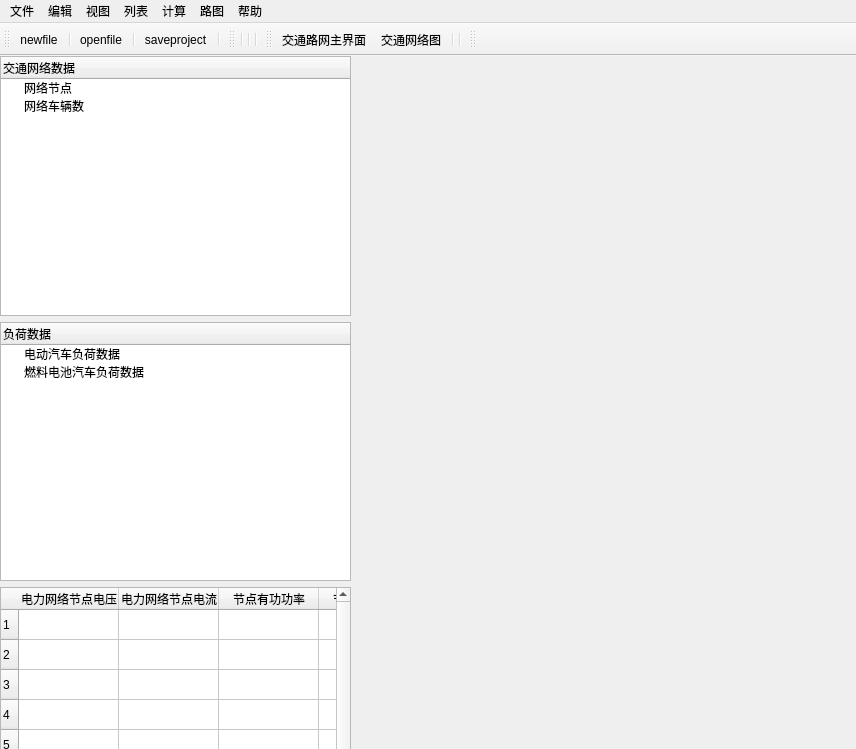
<?xml version="1.0" encoding="UTF-8"?>
<ui version="4.0">
 <class>MainWindow</class>
 <widget class="QMainWindow" name="MainWindow">
  <property name="geometry">
   <rect>
    <x>0</x>
    <y>0</y>
    <width>856</width>
    <height>749</height>
   </rect>
  </property>
  <property name="windowTitle">
   <string>MainWindow</string>
  </property>
  <widget class="QWidget" name="centralWidget">
   <property name="enabled">
    <bool>true</bool>
   </property>
   <property name="font">
    <font>
     <kerning>true</kerning>
    </font>
   </property>
   <widget class="QWidget" name="horizontalLayoutWidget">
    <property name="geometry">
     <rect>
      <x>0</x>
      <y>0</y>
      <width>351</width>
      <height>791</height>
     </rect>
    </property>
    <layout class="QHBoxLayout" name="horizontalLayout">
     <item>
      <layout class="QVBoxLayout" name="verticalLayout_2">
       <item>
        <widget class="QTreeWidget" name="treeWidget_3">
         <column>
          <property name="text">
           <string>交通网络数据</string>
          </property>
         </column>
         <item>
          <property name="text">
           <string>网络节点</string>
          </property>
         </item>
         <item>
          <property name="text">
           <string>网络车辆数</string>
          </property>
         </item>
        </widget>
       </item>
       <item>
        <widget class="QTreeWidget" name="treeWidget_4">
         <column>
          <property name="text">
           <string>负荷数据</string>
          </property>
         </column>
         <item>
          <property name="text">
           <string>电动汽车负荷数据</string>
          </property>
         </item>
         <item>
          <property name="text">
           <string>燃料电池汽车负荷数据</string>
          </property>
         </item>
        </widget>
       </item>
       <item>
        <widget class="QTableWidget" name="tableWidget_3">
         <row>
          <property name="text">
           <string>1</string>
          </property>
         </row>
         <row>
          <property name="text">
           <string>2</string>
          </property>
         </row>
         <row>
          <property name="text">
           <string>3</string>
          </property>
         </row>
         <row>
          <property name="text">
           <string>4</string>
          </property>
         </row>
         <row>
          <property name="text">
           <string>5</string>
          </property>
         </row>
         <row>
          <property name="text">
           <string>6</string>
          </property>
         </row>
         <row>
          <property name="text">
           <string>7</string>
          </property>
         </row>
         <row>
          <property name="text">
           <string>8</string>
          </property>
         </row>
         <row>
          <property name="text">
           <string>9</string>
          </property>
         </row>
         <row>
          <property name="text">
           <string>10</string>
          </property>
         </row>
         <column>
          <property name="text">
           <string>电力网络节点电压</string>
          </property>
         </column>
         <column>
          <property name="text">
           <string>电力网络节点电流</string>
          </property>
         </column>
         <column>
          <property name="text">
           <string>节点有功功率</string>
          </property>
         </column>
         <column>
          <property name="text">
           <string>节点无功功率</string>
          </property>
         </column>
        </widget>
       </item>
      </layout>
     </item>
    </layout>
   </widget>
  </widget>
  <widget class="QMenuBar" name="menuBar">
   <property name="geometry">
    <rect>
     <x>0</x>
     <y>0</y>
     <width>856</width>
     <height>23</height>
    </rect>
   </property>
   <widget class="QMenu" name="menu">
    <property name="tearOffEnabled">
     <bool>false</bool>
    </property>
    <property name="title">
     <string>文件</string>
    </property>
    <widget class="QMenu" name="menu_8">
     <property name="title">
      <string>打开工程文件</string>
     </property>
     <addaction name="action_3_1_AnsysEM_position_0mm_70_2mm_7_02mm_current_0A_200A_20A_3_1_3_2_3_1_3_2_Simulink_Lookup_Table_Lookup_Table_3_2_A_3_3_A_UA_R_A_xA_v_A_IA_A_FA_2_D_Lookup_Table_u1_u2_flux_flux1_flux2_3_3_A_A_1_3_1_3_2_3_3_3_3_0_1_Lookup_Table_C_0_0001_A_3_3_3_4_UABC_IABC_F_v_x_3_4_Lookup_Table_K_0_001_70_2mm_70_2mm_B_C_A_23_4mm_46_8mm_rem_Lookup_Table_F_3_5_3_5_3_4_3_6_Udc_pulse_IABC_UABC_3_6_3_6_Udc_514V_3_7_A_U_A_pulseA_A_IA_A_UA_3_7_A_3_7_1_A_A_UA_U_A_A_A_UA_U_A_UA_3_5_PC_CCC_PWM_3_5_1_3_8_x_PulseABC_3_8_x_1000_70_2mm_70_2mm_Rem_Simulink_70_2_ABC_3_9_A_3_9_A_3_8_A_0_7mm_23_4mm_24_1mm_A_3_5_2_3_10_3_10_180A_180A_180_3_0_180A_UA_U_177A_1_UA_U_3_5_3_PWM_3_11_PWM_DUTY_Pulseabc_pulse_3_11_PWM_PWM_1_50_s_DUTY_0_1_Pulseabc_DUTY_PWM_DUTY"/>
     <addaction name="action_2"/>
     <addaction name="action_6"/>
    </widget>
    <addaction name="separator"/>
    <addaction name="action_3"/>
    <addaction name="separator"/>
    <addaction name="action_23"/>
    <addaction name="action_16"/>
    <addaction name="menu_8"/>
    <addaction name="separator"/>
    <addaction name="action_17"/>
    <addaction name="action_7"/>
    <addaction name="action_8"/>
    <addaction name="action_9"/>
    <addaction name="separator"/>
    <addaction name="action_10"/>
    <addaction name="separator"/>
    <addaction name="action_18"/>
    <addaction name="action_19"/>
    <addaction name="separator"/>
    <addaction name="action_21"/>
    <addaction name="action_22"/>
    <addaction name="action_24"/>
   </widget>
   <widget class="QMenu" name="menu_2">
    <property name="title">
     <string>编辑</string>
    </property>
    <addaction name="action_4"/>
    <addaction name="action_5"/>
    <addaction name="separator"/>
    <addaction name="action_27"/>
    <addaction name="action_28"/>
    <addaction name="action_29"/>
   </widget>
   <widget class="QMenu" name="menu_3">
    <property name="title">
     <string>视图</string>
    </property>
    <addaction name="action_32"/>
    <addaction name="separator"/>
    <addaction name="action_30"/>
    <addaction name="action_31"/>
    <addaction name="separator"/>
    <addaction name="action_41"/>
    <addaction name="action_42"/>
    <addaction name="separator"/>
    <addaction name="action_34"/>
    <addaction name="action_35"/>
    <addaction name="separator"/>
    <addaction name="action_59"/>
    <addaction name="action_37"/>
    <addaction name="separator"/>
    <addaction name="action_44"/>
    <addaction name="separator"/>
    <addaction name="action_46"/>
    <addaction name="action_48"/>
   </widget>
   <widget class="QMenu" name="menu_4">
    <property name="title">
     <string>列表</string>
    </property>
    <addaction name="actionOD"/>
    <addaction name="action_45"/>
   </widget>
   <widget class="QMenu" name="menu_5">
    <property name="title">
     <string>计算</string>
    </property>
    <widget class="QMenu" name="menu_9">
     <property name="title">
      <string>规划模块</string>
     </property>
     <addaction name="action_56"/>
     <addaction name="action_57"/>
     <addaction name="action_58"/>
    </widget>
    <addaction name="action_49"/>
    <addaction name="separator"/>
    <addaction name="menu_9"/>
    <addaction name="action_51"/>
    <addaction name="action_52"/>
    <addaction name="action_53"/>
    <addaction name="separator"/>
   </widget>
   <widget class="QMenu" name="menu_6">
    <property name="title">
     <string>路图</string>
    </property>
    <addaction name="action_60"/>
    <addaction name="separator"/>
    <addaction name="action_62"/>
   </widget>
   <widget class="QMenu" name="menu_7">
    <property name="title">
     <string>帮助</string>
    </property>
   </widget>
   <addaction name="menu"/>
   <addaction name="menu_2"/>
   <addaction name="menu_3"/>
   <addaction name="menu_4"/>
   <addaction name="menu_5"/>
   <addaction name="menu_6"/>
   <addaction name="menu_7"/>
  </widget>
  <widget class="QToolBar" name="toolBar">
   <property name="cursor">
    <cursorShape>ArrowCursor</cursorShape>
   </property>
   <property name="windowTitle">
    <string>toolBar</string>
   </property>
   <attribute name="toolBarArea">
    <enum>TopToolBarArea</enum>
   </attribute>
   <attribute name="toolBarBreak">
    <bool>false</bool>
   </attribute>
   <addaction name="newfile"/>
   <addaction name="separator"/>
   <addaction name="openfile"/>
   <addaction name="separator"/>
   <addaction name="saveproject"/>
   <addaction name="separator"/>
  </widget>
  <widget class="QToolBar" name="toolBar_2">
   <property name="windowTitle">
    <string>toolBar_2</string>
   </property>
   <attribute name="toolBarArea">
    <enum>TopToolBarArea</enum>
   </attribute>
   <attribute name="toolBarBreak">
    <bool>false</bool>
   </attribute>
   <addaction name="撤回操作"/>
   <addaction name="separator"/>
   <addaction name="恢复"/>
   <addaction name="separator"/>
   <addaction name="运行"/>
   <addaction name="计算流程序列"/>
   <addaction name="separator"/>
  </widget>
  <widget class="QToolBar" name="toolBar_3">
   <property name="windowTitle">
    <string>toolBar_3</string>
   </property>
   <attribute name="toolBarArea">
    <enum>TopToolBarArea</enum>
   </attribute>
   <attribute name="toolBarBreak">
    <bool>false</bool>
   </attribute>
   <addaction name="action_31"/>
   <addaction name="电网图"/>
   <addaction name="traffic_network"/>
   <addaction name="交通时刻表"/>
   <addaction name="separator"/>
   <addaction name="separator"/>
  </widget>
  <widget class="QToolBar" name="toolBar_4">
   <property name="windowTitle">
    <string>toolBar_4</string>
   </property>
   <attribute name="toolBarArea">
    <enum>TopToolBarArea</enum>
   </attribute>
   <attribute name="toolBarBreak">
    <bool>false</bool>
   </attribute>
  </widget>
  <action name="action_3">
   <property name="icon">
    <iconset>
     <normaloff>picture/newfile.png</normaloff>picture/newfile.png</iconset>
   </property>
   <property name="text">
    <string>新建工程文件</string>
   </property>
  </action>
  <action name="action_4">
   <property name="text">
    <string>撤销</string>
   </property>
  </action>
  <action name="action_5">
   <property name="text">
    <string>返回</string>
   </property>
  </action>
  <action name="openfile">
   <property name="icon">
    <iconset>
     <normaloff>picture/openversionfile.png</normaloff>picture/openversionfile.png</iconset>
   </property>
   <property name="text">
    <string>openfile</string>
   </property>
   <property name="toolTip">
    <string>打开文件</string>
   </property>
  </action>
  <action name="newfile">
   <property name="icon">
    <iconset>
     <normaloff>picture/newfile.png</normaloff>picture/newfile.png</iconset>
   </property>
   <property name="text">
    <string>newfile</string>
   </property>
   <property name="toolTip">
    <string>新建</string>
   </property>
  </action>
  <action name="saveproject">
   <property name="icon">
    <iconset>
     <normaloff>picture/saveversionfile.png</normaloff>picture/saveversionfile.png</iconset>
   </property>
   <property name="text">
    <string>saveproject</string>
   </property>
   <property name="toolTip">
    <string>保存工程</string>
   </property>
  </action>
  <action name="撤回操作">
   <property name="icon">
    <iconset>
     <normaloff>picture/back.png</normaloff>picture/back.png</iconset>
   </property>
   <property name="text">
    <string>back</string>
   </property>
   <property name="toolTip">
    <string>撤回操作</string>
   </property>
  </action>
  <action name="恢复">
   <property name="icon">
    <iconset>
     <normaloff>picture/forword.png</normaloff>picture/forword.png</iconset>
   </property>
   <property name="text">
    <string>recover</string>
   </property>
   <property name="toolTip">
    <string>恢复</string>
   </property>
  </action>
  <action name="运行">
   <property name="icon">
    <iconset>
     <normaloff>picture/run.png</normaloff>picture/run.png</iconset>
   </property>
   <property name="text">
    <string>run</string>
   </property>
   <property name="toolTip">
    <string>运行</string>
   </property>
  </action>
  <action name="traffic_network">
   <property name="icon">
    <iconset>
     <normaloff>picture/3D_Road_network_View.png</normaloff>picture/3D_Road_network_View.png</iconset>
   </property>
   <property name="text">
    <string>交通网络图</string>
   </property>
   <property name="toolTip">
    <string>交通网络图</string>
   </property>
  </action>
  <action name="计算流程序列">
   <property name="icon">
    <iconset>
     <normaloff>picture/Sequence_of_computation_flow.png</normaloff>picture/Sequence_of_computation_flow.png</iconset>
   </property>
   <property name="text">
    <string>计算流程序列</string>
   </property>
   <property name="toolTip">
    <string>计算流程序列</string>
   </property>
  </action>
  <action name="电网图">
   <property name="icon">
    <iconset>
     <normaloff>picture/电网图.jpg</normaloff>picture/电网图.jpg</iconset>
   </property>
   <property name="text">
    <string>电网图</string>
   </property>
   <property name="toolTip">
    <string>电网图</string>
   </property>
  </action>
  <action name="交通时刻表">
   <property name="icon">
    <iconset>
     <normaloff>picture/Timetable.png</normaloff>picture/Timetable.png</iconset>
   </property>
   <property name="text">
    <string>交通时刻表</string>
   </property>
   <property name="toolTip">
    <string>交通时刻表</string>
   </property>
  </action>
  <action name="action_3_1_AnsysEM_position_0mm_70_2mm_7_02mm_current_0A_200A_20A_3_1_3_2_3_1_3_2_Simulink_Lookup_Table_Lookup_Table_3_2_A_3_3_A_UA_R_A_xA_v_A_IA_A_FA_2_D_Lookup_Table_u1_u2_flux_flux1_flux2_3_3_A_A_1_3_1_3_2_3_3_3_3_0_1_Lookup_Table_C_0_0001_A_3_3_3_4_UABC_IABC_F_v_x_3_4_Lookup_Table_K_0_001_70_2mm_70_2mm_B_C_A_23_4mm_46_8mm_rem_Lookup_Table_F_3_5_3_5_3_4_3_6_Udc_pulse_IABC_UABC_3_6_3_6_Udc_514V_3_7_A_U_A_pulseA_A_IA_A_UA_3_7_A_3_7_1_A_A_UA_U_A_A_A_UA_U_A_UA_3_5_PC_CCC_PWM_3_5_1_3_8_x_PulseABC_3_8_x_1000_70_2mm_70_2mm_Rem_Simulink_70_2_ABC_3_9_A_3_9_A_3_8_A_0_7mm_23_4mm_24_1mm_A_3_5_2_3_10_3_10_180A_180A_180_3_0_180A_UA_U_177A_1_UA_U_3_5_3_PWM_3_11_PWM_DUTY_Pulseabc_pulse_3_11_PWM_PWM_1_50_s_DUTY_0_1_Pulseabc_DUTY_PWM_DUTY">
   <property name="text">
    <string>导入交通数据</string>
   </property>
  </action>
  <action name="action_2">
   <property name="text">
    <string>导入电网数据</string>
   </property>
  </action>
  <action name="action_6">
   <property name="text">
    <string>导入充注一体站数据</string>
   </property>
  </action>
  <action name="action_7">
   <property name="text">
    <string>保存工程文件</string>
   </property>
  </action>
  <action name="action_8">
   <property name="text">
    <string>保存交通路图</string>
   </property>
  </action>
  <action name="action_9">
   <property name="text">
    <string>保存一体站布局</string>
   </property>
  </action>
  <action name="action_10">
   <property name="text">
    <string>另存为</string>
   </property>
  </action>
  <action name="action_16">
   <property name="icon">
    <iconset>
     <normaloff>picture/openversionfile.png</normaloff>picture/openversionfile.png</iconset>
   </property>
   <property name="text">
    <string>打开工程</string>
   </property>
  </action>
  <action name="action_17">
   <property name="icon">
    <iconset>
     <normaloff>picture/saveversionfile.png</normaloff>picture/saveversionfile.png</iconset>
   </property>
   <property name="text">
    <string>保存</string>
   </property>
  </action>
  <action name="action_18">
   <property name="text">
    <string>导出路网图形</string>
   </property>
  </action>
  <action name="action_19">
   <property name="text">
    <string>打印路网图形</string>
   </property>
  </action>
  <action name="action_21">
   <property name="text">
    <string>显示日志文件</string>
   </property>
  </action>
  <action name="action_22">
   <property name="text">
    <string>工程历史版本</string>
   </property>
  </action>
  <action name="action_23">
   <property name="text">
    <string>最近工程文件</string>
   </property>
  </action>
  <action name="action_24">
   <property name="text">
    <string>工程属性</string>
   </property>
  </action>
  <action name="action_27">
   <property name="text">
    <string>复制</string>
   </property>
  </action>
  <action name="action_28">
   <property name="text">
    <string>粘贴</string>
   </property>
  </action>
  <action name="action_29">
   <property name="text">
    <string>重做</string>
   </property>
  </action>
  <action name="action_30">
   <property name="icon">
    <iconset>
     <normaloff>picture/3D_Road_network_View.png</normaloff>picture/3D_Road_network_View.png</iconset>
   </property>
   <property name="text">
    <string>交通路图编辑器</string>
   </property>
  </action>
  <action name="action_32">
   <property name="icon">
    <iconset>
     <normaloff>picture/Sequence_of_computation_flow.png</normaloff>picture/Sequence_of_computation_flow.png</iconset>
   </property>
   <property name="text">
    <string>计算过程序列显示</string>
   </property>
  </action>
  <action name="action_34">
   <property name="text">
    <string>电负荷需求显示</string>
   </property>
  </action>
  <action name="action_35">
   <property name="text">
    <string>氢负荷需求显示</string>
   </property>
  </action>
  <action name="action_37">
   <property name="text">
    <string>交通车辆状态显示</string>
   </property>
  </action>
  <action name="action_41">
   <property name="text">
    <string>电力网络编辑器</string>
   </property>
  </action>
  <action name="action_42">
   <property name="text">
    <string>电力网络主界面</string>
   </property>
  </action>
  <action name="action_44">
   <property name="text">
    <string>电氢充注一体站设备数据</string>
   </property>
  </action>
  <action name="actionOD">
   <property name="text">
    <string>OD(出发地/目的地)</string>
   </property>
  </action>
  <action name="action_45">
   <property name="text">
    <string>交通路网的车辆行驶表</string>
   </property>
  </action>
  <action name="action_46">
   <property name="text">
    <string>编辑道路路径模拟阻抗</string>
   </property>
  </action>
  <action name="action_48">
   <property name="text">
    <string>编辑道路节点模拟阻抗</string>
   </property>
  </action>
  <action name="action_49">
   <property name="icon">
    <iconset>
     <normaloff>picture/run.png</normaloff>picture/run.png</iconset>
   </property>
   <property name="text">
    <string>运行</string>
   </property>
  </action>
  <action name="action_51">
   <property name="text">
    <string>设计模块</string>
   </property>
  </action>
  <action name="action_52">
   <property name="text">
    <string>运行模拟模块</string>
   </property>
  </action>
  <action name="action_53">
   <property name="text">
    <string>综合评价</string>
   </property>
  </action>
  <action name="action_56">
   <property name="checkable">
    <bool>true</bool>
   </property>
   <property name="checked">
    <bool>true</bool>
   </property>
   <property name="text">
    <string>联合规划模块</string>
   </property>
  </action>
  <action name="action_57">
   <property name="text">
    <string>交互规划模块</string>
   </property>
  </action>
  <action name="action_58">
   <property name="text">
    <string>选址定容模块</string>
   </property>
  </action>
  <action name="action_59">
   <property name="text">
    <string>编辑交通数据</string>
   </property>
  </action>
  <action name="action_60">
   <property name="text">
    <string>路网设置</string>
   </property>
  </action>
  <action name="action_62">
   <property name="text">
    <string>车辆行驶路程定义</string>
   </property>
  </action>
  <action name="action_31">
   <property name="icon">
    <iconset>
     <normaloff>picture/home_page.png</normaloff>picture/home_page.png</iconset>
   </property>
   <property name="text">
    <string>交通路网主界面</string>
   </property>
  </action>
 </widget>
 <resources/>
 <connections/>
</ui>
